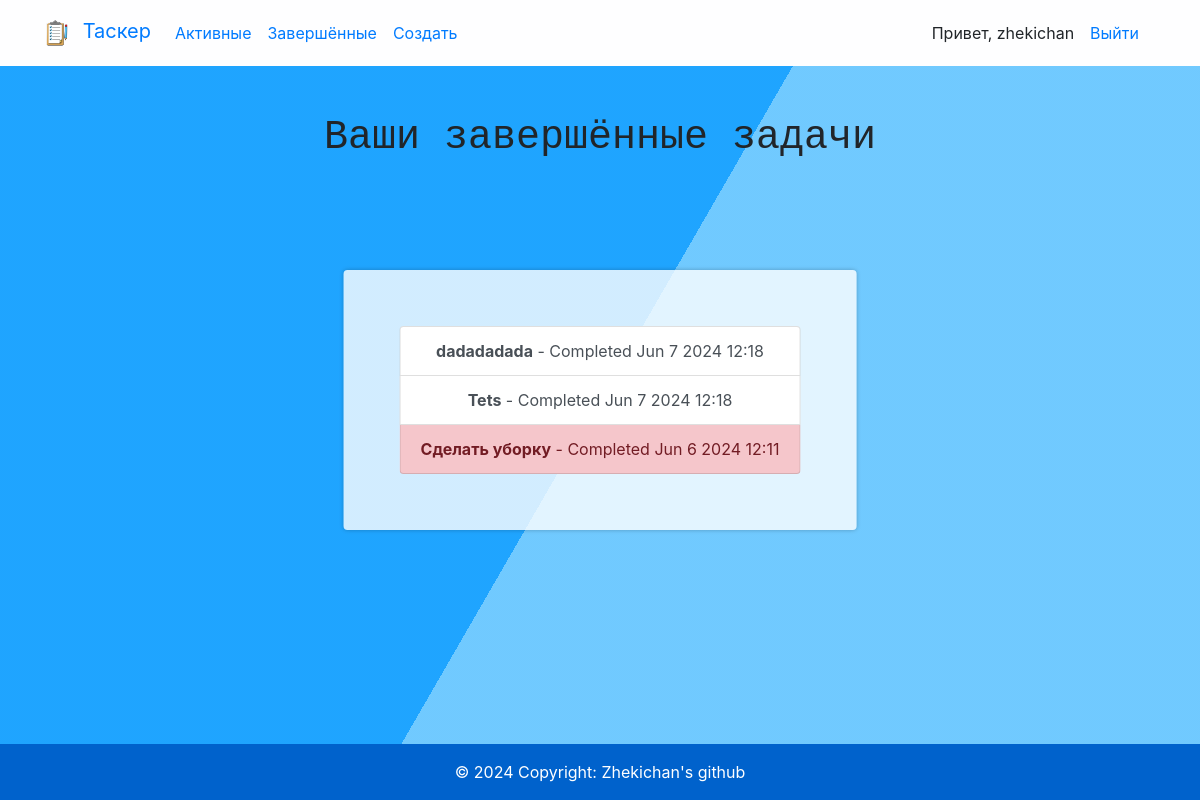
Screenshot of /completed (signed in) with the database file from the repository.
### todo/models.py (models this page shows, shortened)
class Todo(models.Model):
    title = models.CharField(max_length=100)
    memo = models.TextField(blank=True)
    created = models.DateTimeField(auto_now_add=True)
    datecompleted = models.DateTimeField(null=True, blank=True)
    important = models.BooleanField(default=False)
    user = models.ForeignKey(User, on_delete=models.CASCADE)

### todo/views.py (the view)
# urls.py: path('completed', views.completedtodos, name='completedtodos'),
@login_required
def completedtodos(request):
    todos = Todo.objects.filter(user=request.user, datecompleted__isnull=False).order_by('-datecompleted')
    return render(request, 'todo/completedtodos.html', {'todos':todos})

### todo/templates/todo/completedtodos.html (shortened to what this page needs)
{% extends "todo/base.html" %}
{% block content %}
    <div class="row justify-content-center mt-5">
        <div class="text-center">
            <h1>Ваши завершённые задачи</h1>
        </div>
    </div>
    <div class="row justify-content-center mt-5">
        <div class="col-md-10">
            <div class="content">
            <div class="list-group">
                {% for todo in todos %}
                    <a href="{% url 'viewtodo' todo.id %}" class="list-group-item list-group-item-action{% if todo.important %} list-group-item-danger{% endif %}"><b>{{ todo.title }}</b> - Completed {{ todo.datecompleted|date:'M j Y H:i' }}</a>
                {% endfor %}
            </div>
            </div>
        </div>
    </div>
</div>
{% endblock %}

### todo/templates/todo/base.html (shortened to what this page needs)
{% load static %}
<!doctype html>
<html lang="en">
<head>
    <link rel="stylesheet" href="https://stackpath.bootstrapcdn.com/bootstrap/4.4.1/css/bootstrap.min.css">
    <link rel="stylesheet" href="{% static 'css/stylesheet.css' %}">
</head>
<body>
<nav class="navbar navbar-expand-md navbar-nav" style="background-color: #fefeff;">
<div class="container">
    <a class="navbar-brand" href="{% url 'home' %}">
        <img src="{% static 'img/notes.png' %}" width="40px" height="40px" alt="photo">
        <span>Таскер</span>
    </a>
    <div class="collapse navbar-collapse" id="navbarNav">
    {% if user.is_authenticated %}
        <ul class="navbar-nav mr-auto">
                <li class="nav-item {{ current }}">
                    <a class="nav-link" href="{% url 'currenttodos' %}">Активные</a>
                </li>
                <li class="nav-item {{ completed }}">
                    <a class="nav-link" href="{% url 'completedtodos' %}">Завершённые</a>
                </li>
                <li class="nav-item {{ create }}">
                    <a class="nav-link" href="{% url 'createtodo' %}">Создать</a>
                </li>
        </ul>
    {% endif %}
    <ul class="navbar-nav ml-auto">
            {% if user.is_authenticated %}
                <li class="nav-item">
                    <li class="nav-item">
                        <a class="nav-link">Привет, {{ user.username|default:'Guest' }}</a>
                    </li>
                    <a href="#" onclick="$('#signOutBtn').click()" class="nav-link">Выйти</a>
                </li>
            {% endif %}
        </ul>
    </div>
</div>
</nav>
<div class="container">
{% block content %}{% endblock %}
<footer class="bg-primary text-center fixed-bottom">
    <div class="text-center p-3 text-white" style="background-color: rgba(0, 0, 0, 0.2);">
      © 2024 Copyright:
      <a class="text-white" href="https://github.com/zhek1chan">Zhekichan's github</a>
    </div>
  </footer>
</body>
</html>

### static/css/stylesheet.css (style rules this page uses)
html { height:100%; }
body { margin:0; }
.content { background-color:rgba(255, 255, 255, 0.8); border-radius:.25em; box-shadow:0 0 .25em rgba(0,0,0,.25); box-sizing:border-box; left:50%; padding:7vmin; position:fixed; text-align:center; top:50%; transform:translate(-50%, -50%); }
h1 { font-family:monospace; }

### rows the page displays
Todo: title "dadadadada", datecompleted "Jun 7 2024 12:18"
Todo: title "Tets", datecompleted "Jun 7 2024 12:18"
Todo: title "Сделать уборку", datecompleted "Jun 6 2024 12:11"

### other values shown
{{ user.username|default:'Guest' }} "zhekichan"
